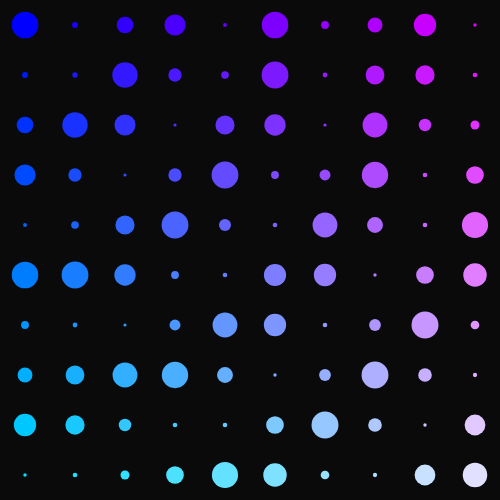
Frame 1 (no input)
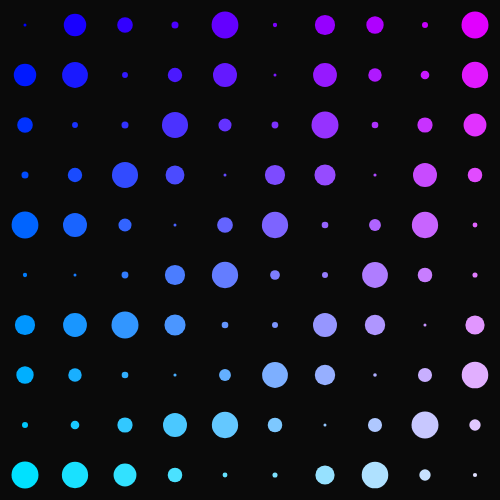
Frame 60 (no input)
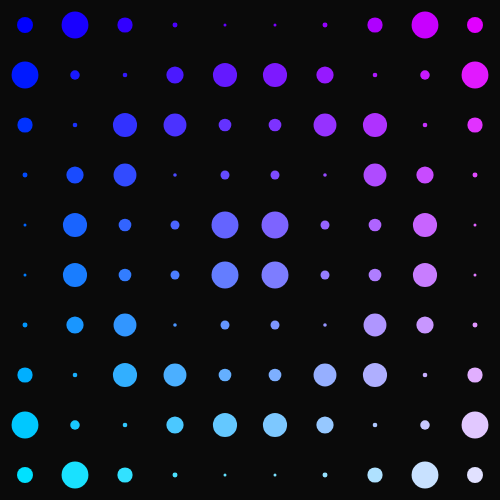
Frame 120 (the mouse pressed at the canvas centre since frame 60)

The p5.js sketch that drew these frames (run headless with seeded random() and noise() and a simulated clock; from frame 60 on, the mouse is pressed at the canvas centre):

// p5.js sketch
// ── sketch.js
function setup() {
  createCanvas(500, 500);
}

function draw() {
  background(10);

  for (let i = 0; i < 10; i++) {
    for (let j = 0; j < 10; j++) {

      let afstand = dist(mouseX, mouseY, i * 50 + 25, j * 50 + 25);
      let grootte = 15 + sin(frameCount * 0.05 + afstand * 0.05) * 12;

      fill(i * 25, j * 25, 255);
      noStroke();

      ellipse(i * 50 + 25, j * 50 + 25, grootte, grootte);
    }
  }
}
